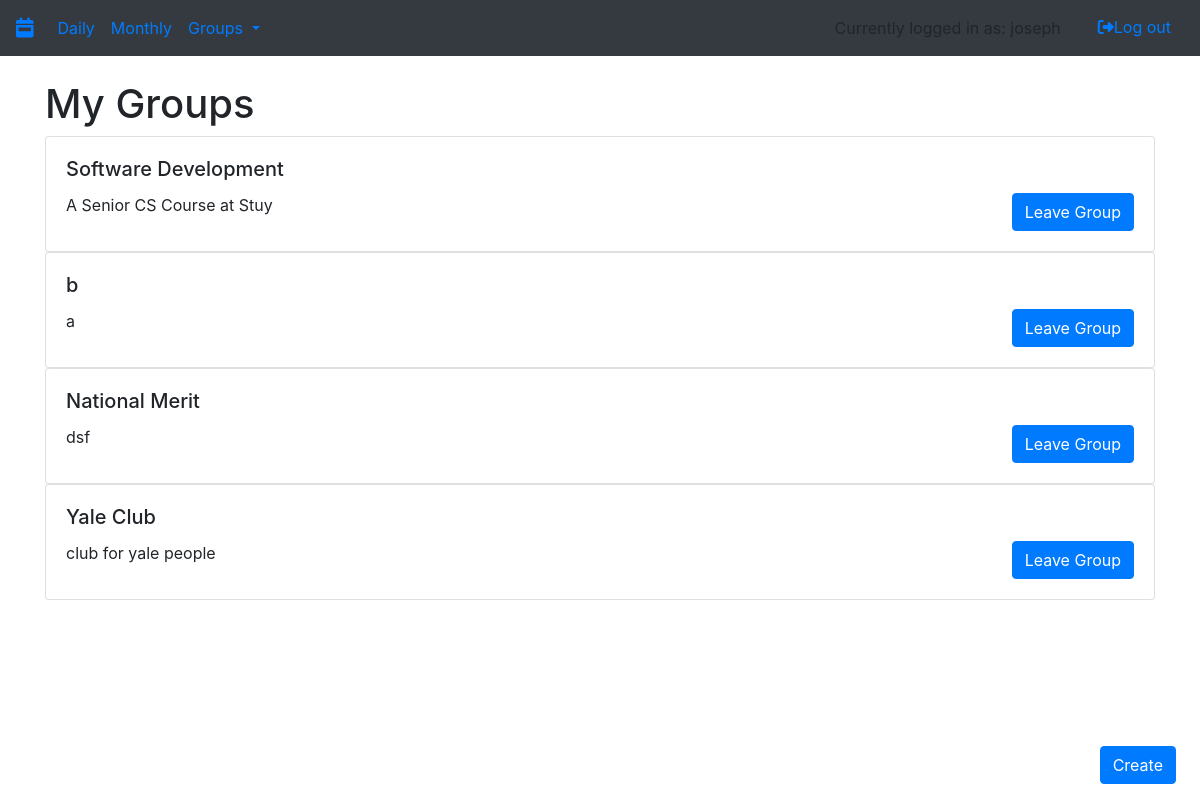
Page /myGroups (signed in) on the committed database.
### app/utl/models.py (models this page shows, shortened)
class User(db.Model, UserMixin):
    id = db.Column(db.Integer, primary_key=True)
    username = db.Column(db.String(80), unique=True, nullable=False)
    password = db.Column(db.String(80), nullable=False)
    tasks = db.relationship('Task', backref='user') #whenever you create a task, append it to user.tasks
    admin_groups = db.relationship('Group', backref='user') #whenever you create a group, append it to the users admin groups who created it
    groups = association_proxy('groupownership', #whenever a user joins a group, append it to their groups
                              'group',
                              creator=lambda c: GroupLinks(id, c.id))
    requests = association_proxy('requestownership', #whenever a user joins a group, append it to their groups
                              'group',
                              creator=lambda c: RequestLinks(id, c.id))

class Group(db.Model):
    id = db.Column(db.Integer, primary_key=True)
    admin_id = db.Column(db.Integer, db.ForeignKey('user.id'))
    name = db.Column(db.String(80), unique=True, nullable=False)
    description = db.Column(db.String(80), nullable=False)
    private = db.Column(db.Boolean)
    tasks = db.relationship('Task', backref='group')
    users = association_proxy('groupownership',
                              'user',
                              creator=lambda u: GroupLinks(u.id, id))
    requesters = association_proxy('requestownership',
                                   'user',
                                    creator=lambda u: RequestLinks(u.id, id))

### app/app.py (the view)
@login_required
@app.route('/myGroups', methods=['GET', 'POST'])
def myGroups():
    print(current_user.username)
    print(current_user.groups)
    return render_template('mygroups.html',
                           groups=current_user.groups)

### app/app.py (called while the page is built)
@login_manager.user_loader
def load_user(user_id):
    return User.query.get(user_id)

### app/templates/mygroups.html
{% extends "base.html" %}
{% block content %}
    {% if current_user.is_authenticated %}
    <div class="container">
      <div class="row">
        <div class="col-sm">
        <h1>My Groups</h1>
        </div>
      </div>
        {% for group in groups %}
          {% if group is not none%}
          <div class = "row">
            <div class="col-sm">
              <div class="card" style="width: 50 rem;">
                  <div class="card-body">
                      <h5 class="card-title">{{group.name}}</h5>
                      <form action="{{ url_for('leaveGroup',group_id = group.id) }}" method = "post">
                        <button class="btn btn-primary float-right" type="submit">Leave Group</button>
                      </form>
                      <p class="card-text">{{group.description}}</p>
                  </div>
              </div>
            </div>
          </div>
          {% endif %}
        {% endfor %}
      </div>
    {% endif %}
{% endblock %}

### app/templates/base.html (shortened to what this page needs)
{% from "macros/render_flashes.html" import render_flashes %}
<!DOCTYPE html>
<html lang="en">
<head>
    <link rel="stylesheet" href="https://stackpath.bootstrapcdn.com/bootstrap/4.3.1/css/bootstrap.min.css"
>
    <link rel="stylesheet" href="https://stackpath.bootstrapcdn.com/bootstrap/4.3.1/css/bootstrap.min.css"
>
</head>
<body>
<nav class="navbar navbar-expand-sm bg-dark">
    <div class="navbar-header">
        <a class="navbar-brand" href="/"><i class="fas fa-calendar-week"></i></a>
    </div>
    {% if current_user.is_authenticated %}
    <ul class="navbar-nav mr-auto">
        <li class="nav-item">
            <a class="nav-link" href="{{ url_for('day') }}">Daily</a>
        </li>
        <li class="nav-item">
            <a class="nav-link" href="{{ url_for('month') }}">Monthly</a>
        </li>
        <li class="nav-item dropdown">
            <a class="nav-link dropdown-toggle" href="#" id="navbardrop" data-toggle="dropdown">
                Groups
            </a>
        </li>
    </ul>
    <div class="nav navbar-nav ml-auto">
            <li class="navbar-text mr-4">
              {% if current_user is not none %}
                  Currently logged in as: {{ current_user.username }}
              {% endif %}
            </li>
            <li><a href="{{ url_for('logout') }}">
                <button class="btn btn-link"><i
                        class="fas fa-sign-out-alt"></i>Log out
                </button>
            </a></li>
    </div>
    {% endif %}
</nav>
{{ render_flashes() }}
{% if current_user.is_authenticated %}
  <div id="form button" style="position: fixed; bottom: 2%; right: 2%;">
      <button class="btn btn-primary" role="button" data-toggle="popover" data-trigger="focus"
              data-html="true" data-placement="top" title="Create New">
          Create
      </button>
  </div>
{% endif %}
{% block content %}
{% endblock content %}
</body>
</html>

### rows in the picture
User: username "joseph"
Group: name "Software Development", description "A Senior CS Course at Stuy"
Group: name "b", description "a"
Group: name "National Merit", description "dsf"
Group: name "Yale Club", description "club for yale people"
